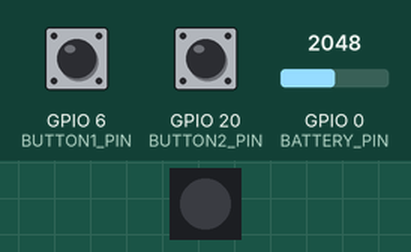
Bench run of a sketch on a simulated ESP32-C6. Parts: 1 RGB LEDs in strip order, left to right. The test bench sets the inputs (shaded band); at power-on: GPIO 0 (BATTERY_PIN) = 2048, GPIO 6 (BUTTON1_PIN) HIGH, GPIO 20 (BUTTON2_PIN) HIGH. Dim RGB values are drawn brighter than linear.

Above: at 2.9 s.
At 5.08 s:
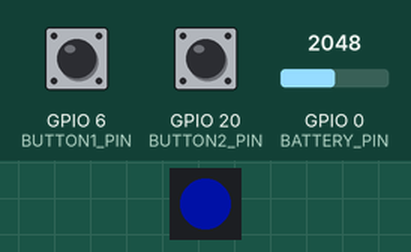
Timing chart, 0 to 7.5 s (numbered marks = the images above):
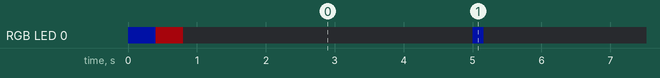

Measured:
- by itself, RGB LED 0: off → RGB(0, 4, 40) at 0.00 s, → RGB(40, 1, 3) 0.40 s later, → off 0.40 s later, → RGB(0, 4, 40) 4.2 s later, … (53 changes in this stretch)

The sketch:

Scoreboard_Final_V1-Remote.ino
```cpp
// ===============================================
// Padel Scoreboard V1.0 - ESP32-C6 Remote
// FINAL VERSION (matches Scoreboard V1.0)
// Pins: LED 7, Button1 6 (team 1), Button2 20 (team 2)
// ===============================================

#include <FastLED.h>
#include <WiFi.h>
#include <esp_now.h>
#include <esp_sleep.h>

#define BUTTON1_PIN 6
#define BUTTON2_PIN 20
#define LED_PIN 7                 // WS2812 on remote
#define BATTERY_PIN 0
#define NUM_LEDS 1

CRGB led[NUM_LEDS];

uint8_t broadcastAddress[] = {0xFF, 0xFF, 0xFF, 0xFF, 0xFF, 0xFF};

struct Message {
  uint8_t cmd;      // 0 = score, 99 = reset, 100 = battery, 101 = sleep
  uint8_t team;     // 1 or 2
  uint8_t data;     // battery % or unused
};

bool btn1Pressed = false;
bool btn2Pressed = false;
unsigned long btn1Start = 0;
unsigned long btn2Start = 0;
unsigned long lastActivity = 0;
unsigned long lastBatterySend = 0;

void goToSleep();

void onSent(const esp_now_send_info_t *info, esp_now_send_status_t status) {
  // Optional: flash green when data is sent successfully
  if (status == ESP_NOW_SEND_SUCCESS) {
    led[0] = CRGB::Green;
    FastLED.show();
    delay(80);
    led[0] = CRGB::Black;
    FastLED.show();
  }
}

void sendMessage(uint8_t cmd, uint8_t team, uint8_t data = 0) {
  Message msg;
  msg.cmd = cmd;
  msg.team = team;
  msg.data = data;

  esp_now_send(broadcastAddress, (uint8_t *)&msg, sizeof(msg));
  lastActivity = millis();
}

int getBatteryPercent() {
  int raw = analogRead(BATTERY_PIN);
  int percent = map(raw, 1600, 2130, 0, 100);
  return constrain(percent, 0, 100);
}

void goToSleep() {
  sendMessage(101, 1);
  sendMessage(101, 2);
  delay(800);                    // give time for message to transmit
  led[0] = CRGB::Yellow;
  FastLED.show();
  delay(2000);
  led[0] = CRGB::Black;
  FastLED.show();
  while (digitalRead(BUTTON1_PIN) == LOW || digitalRead(BUTTON2_PIN) == LOW) delay(20);
  esp_deep_sleep_start();
}

void handlePress(unsigned long duration, uint8_t team) {
  if (duration < 2000) {
    // Short press → score point for this button's team
    sendMessage(0, team);
  } else if (duration < 4000) {
    // 2–4 seconds → reset
    sendMessage(99, team);
  } else {
    // 4+ seconds → sleep
    goToSleep();
  }
}

void handleButtons() {
  bool b1 = digitalRead(BUTTON1_PIN) == LOW;
  if (b1 && !btn1Pressed) {
    btn1Pressed = true;
    btn1Start = millis();
  }
  if (!b1 && btn1Pressed) {
    btn1Pressed = false;
    handlePress(millis() - btn1Start, 1);
  }

  bool b2 = digitalRead(BUTTON2_PIN) == LOW;
  if (b2 && !btn2Pressed) {
    btn2Pressed = true;
    btn2Start = millis();
  }
  if (!b2 && btn2Pressed) {
    btn2Pressed = false;
    handlePress(millis() - btn2Start, 2);
  }
}

void setup() {
  pinMode(BUTTON1_PIN, INPUT_PULLUP);
  pinMode(BUTTON2_PIN, INPUT_PULLUP);
  FastLED.addLeds<WS2812B, LED_PIN, GRB>(led, NUM_LEDS);
  FastLED.setBrightness(40);

  WiFi.mode(WIFI_STA);
  esp_now_init();
  esp_now_register_send_cb(onSent);

  esp_now_peer_info_t peerInfo = {};
  memcpy(peerInfo.peer_addr, broadcastAddress, 6);
  peerInfo.channel = 0;
  peerInfo.encrypt = false;
  esp_now_add_peer(&peerInfo);

  // Send initial battery for both teams
  int bat = getBatteryPercent();
  sendMessage(100, 1, bat);
  sendMessage(100, 2, bat);
  lastBatterySend = millis();
  lastActivity = millis();

  led[0] = CRGB(0, 30, 255);
  FastLED.show();
  delay(400);
  led[0] = CRGB(255, 10, 20);
  FastLED.show();
  delay(400);
  led[0] = CRGB::Black;
  FastLED.show();
}

void loop() {
  handleButtons();

  // Send battery every 60 seconds
  if (millis() - lastBatterySend > 60000) {
    int bat = getBatteryPercent();
    sendMessage(100, 1, bat);
    sendMessage(100, 2, bat);
    lastBatterySend = millis();
  }

  // Inactivity sleep (20 minutes)
  if (millis() - lastActivity > 1200000) {
    goToSleep();
  }

  // Team color heartbeat every 5 seconds
  static unsigned long lastFlash = 0;
  if (millis() - lastFlash > 5000) {
    led[0] = CRGB(0, 30, 255);
    FastLED.show();
    delay(80);
    led[0] = CRGB(255, 10, 20);
    FastLED.show();
    delay(80);
    led[0] = CRGB::Black;
    FastLED.show();
    lastFlash = millis();
  }

  delay(10);
}
```
